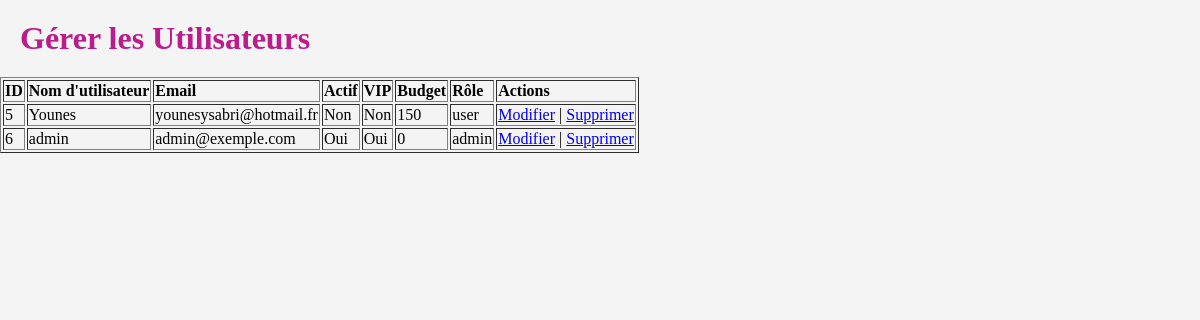
The app's page /manage_users.php (signed in) with its own data.
### tables this page shows
CREATE TABLE IF NOT EXISTS `users` (
  `id` int NOT NULL AUTO_INCREMENT,
  `username` varchar(100) DEFAULT NULL,
  `password` varchar(100) DEFAULT NULL,
  `email` varchar(100) DEFAULT NULL,
  `photo` varchar(255) NOT NULL,
  `ACTIVE` tinyint(1) DEFAULT NULL,
  `VIP` tinyint(1) DEFAULT NULL,
  `budget` int NOT NULL,
  `role` enum('user','admin') NOT NULL DEFAULT 'user',
  PRIMARY KEY (`id`),
  UNIQUE KEY `username` (`username`)
);

### manage_users.php (the view, shortened to what this page needs)
<?php
include 'connect.php';
$query = "SELECT id, username, email, ACTIVE, VIP, budget, role FROM users";
$result = $conn->query($query);
?>
<!DOCTYPE html>
<html lang="fr">
<head>
    <link href="style.css" rel="stylesheet" type="text/css" />
</head>
<body>
    <h1>Gérer les Utilisateurs</h1>
    <table border="1">
        <thead>
            <tr>
                <th>ID</th>
                <th>Nom d'utilisateur</th>
                <th>Email</th>
                <th>Actif</th>
                <th>VIP</th>
                <th>Budget</th>
                <th>Rôle</th>
                <th>Actions</th>
            </tr>
        </thead>
        <tbody>
            <?php while ($user = $result->fetch_assoc()) : ?>
                <tr>
                    <td><?php echo $user['id']; ?></td>
                    <td><?php echo htmlspecialchars($user['username']); ?></td>
                    <td><?php echo htmlspecialchars($user['email']); ?></td>
                    <td><?php echo $user['ACTIVE'] ? 'Oui' : 'Non'; ?></td>
                    <td><?php echo $user['VIP'] ? 'Oui' : 'Non'; ?></td>
                    <td><?php echo htmlspecialchars($user['budget']); ?></td>
                    <td><?php echo htmlspecialchars($user['role']); ?></td>
                    <td>
                        <a href="edit_user.php?id=<?php echo $user['id']; ?>">Modifier</a> |
                        <a href="delete_user.php?id=<?php echo $user['id']; ?>" onclick="return confirm('Êtes-vous sûr de vouloir supprimer cet utilisateur ?');">Supprimer</a>
                    </td>
                </tr>
            <?php endwhile; ?>
        </tbody>
    </table>
</body>
</html>

### style.css (style rules this page uses)
body { font-family: 'American Typewriter', serif; margin: 0px; padding: 0px; background-color: #f4f4f4; text-align: left; }
h1 { text-align: left; color: #bc1b8c; margin: 20px; }

### records on screen
users: id "5", username "Younes", email "younesysabri@hotmail.fr", ACTIVE "Non", VIP "Non", budget "150", role "user"
users: id "6", username "admin", email "admin@exemple.com", ACTIVE "Oui", VIP "Oui", budget "0", role "admin"
